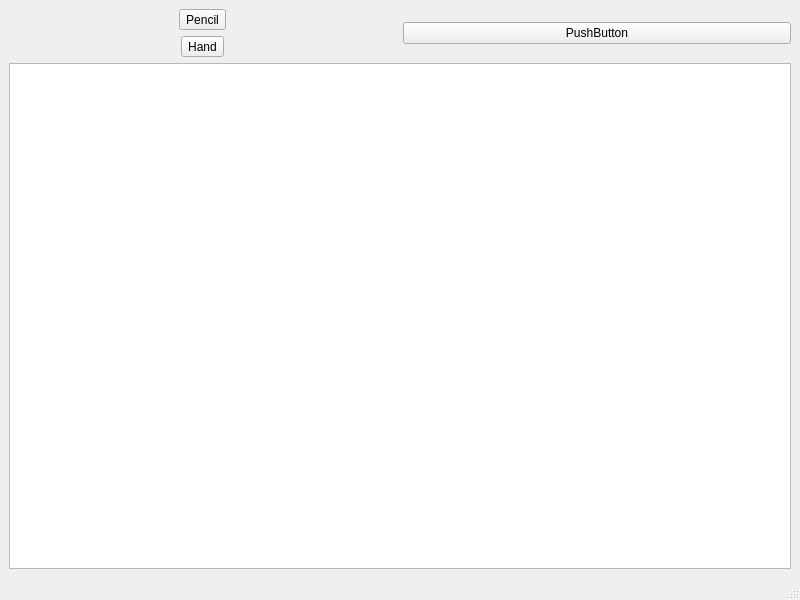
<?xml version="1.0" encoding="UTF-8"?>
<ui version="4.0">
 <class>MainWindow</class>
 <widget class="QMainWindow" name="MainWindow">
  <property name="geometry">
   <rect>
    <x>0</x>
    <y>0</y>
    <width>800</width>
    <height>600</height>
   </rect>
  </property>
  <property name="windowTitle">
   <string>MainWindow</string>
  </property>
  <widget class="QWidget" name="centralwidget">
   <layout class="QVBoxLayout" name="verticalLayout">
    <item>
     <layout class="QHBoxLayout" name="horizontalLayout">
      <item>
       <layout class="QGridLayout" name="gridLayout">
        <item row="0" column="0" alignment="Qt::AlignHCenter">
         <widget class="QToolButton" name="pencilButton">
          <property name="text">
           <string>Pencil</string>
          </property>
         </widget>
        </item>
        <item row="1" column="0" alignment="Qt::AlignHCenter">
         <widget class="QToolButton" name="handButton">
          <property name="text">
           <string>Hand</string>
          </property>
         </widget>
        </item>
       </layout>
      </item>
      <item>
       <widget class="QPushButton" name="pushButton">
        <property name="text">
         <string>PushButton</string>
        </property>
       </widget>
      </item>
     </layout>
    </item>
    <item>
     <widget class="QGraphicsView" name="graphicsView"/>
    </item>
   </layout>
  </widget>
  <widget class="QMenuBar" name="menubar">
   <property name="geometry">
    <rect>
     <x>0</x>
     <y>0</y>
     <width>800</width>
     <height>21</height>
    </rect>
   </property>
  </widget>
  <widget class="QStatusBar" name="statusbar"/>
 </widget>
 <resources/>
 <connections/>
</ui>
